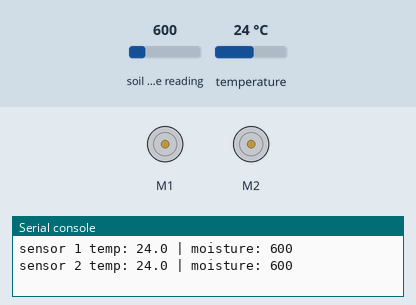
Recording of a program running on a simulated CircuitPython board. Parts: 2 × DC motor (green arrow = forward, orange = backward, longer = faster), the last lines printed to the serial console. The test bench sets the inputs (shaded band); at power-on: soil moisture reading 600, temperature 24 °C. The clock reads 2024-03-15 10:24:30 at power-on unless the program sets it.

Above: at 1.2 s.
1.3 s: soil moisture reading set to 430
2.8 s: soil moisture reading set to 368
At 3.9 s:
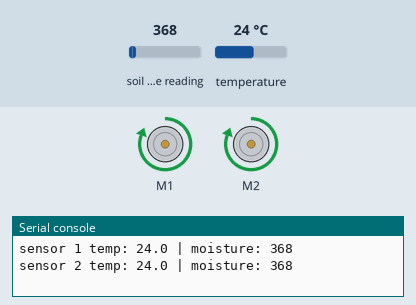
4.3 s: soil moisture reading set to 650
At 5.0 s:
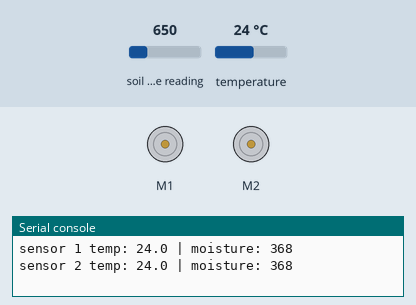
5.8 s: soil moisture reading set to 236
At 6.2 s:
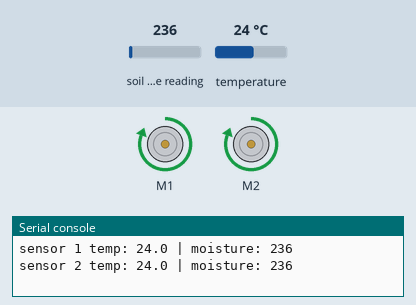
Timing chart, 0 to 8.3 s (numbered marks = the images above; inputs shaded):
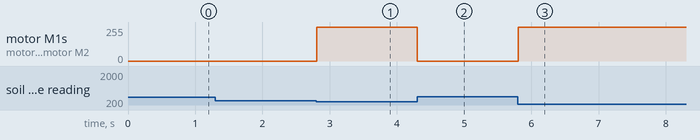

The program:

moistureAndPump.py
```python
# Write your code here :-)
# Write your code here :-)
import time
import board
from adafruit_seesaw.seesaw import Seesaw
from adafruit_motorkit import MotorKit

kit = MotorKit(i2c=board.I2C())
i2c_bus = board.I2C()
ss1 = Seesaw(i2c_bus, addr=0x36)
ss2 = Seesaw(i2c_bus, addr=0x37)

while True:
    prev_time = time.time()

    # read moisture level through capacitive touch pad
    touch1 = ss1.moisture_read()
    touch2 = ss2.moisture_read()

    # read temperature from the temperature sensor
    temp1 = ss1.get_temp()
    temp2 = ss2.get_temp()

    if touch1 <= 400:
        kit.motor1.throttle = 1.0
    else:
        kit.motor1.throttle = 0

    if touch2 <= 400:
        kit.motor2.throttle = 1.0
    else:
        kit.motor2.throttle = 0

    if prev_time != time.time():
        print("sensor 1 temp: " + str(temp1) + " | moisture: " + str(touch1))
        print("sensor 2 temp: " + str(temp2) + " | moisture: " + str(touch2) + "\n")
```

Measured:
- the behaviour switches between 401 and 400 on soil moisture reading (found by bisection; images 0 and 1)
- after the input at 2.8 s, motor M1, motor M2: stopped → forward 255/255 at once
- after the input at 4.3 s, motor M1, motor M2: forward 255/255 → stopped at once
- after the input at 5.8 s, motor M1, motor M2: stopped → forward 255/255 at once
